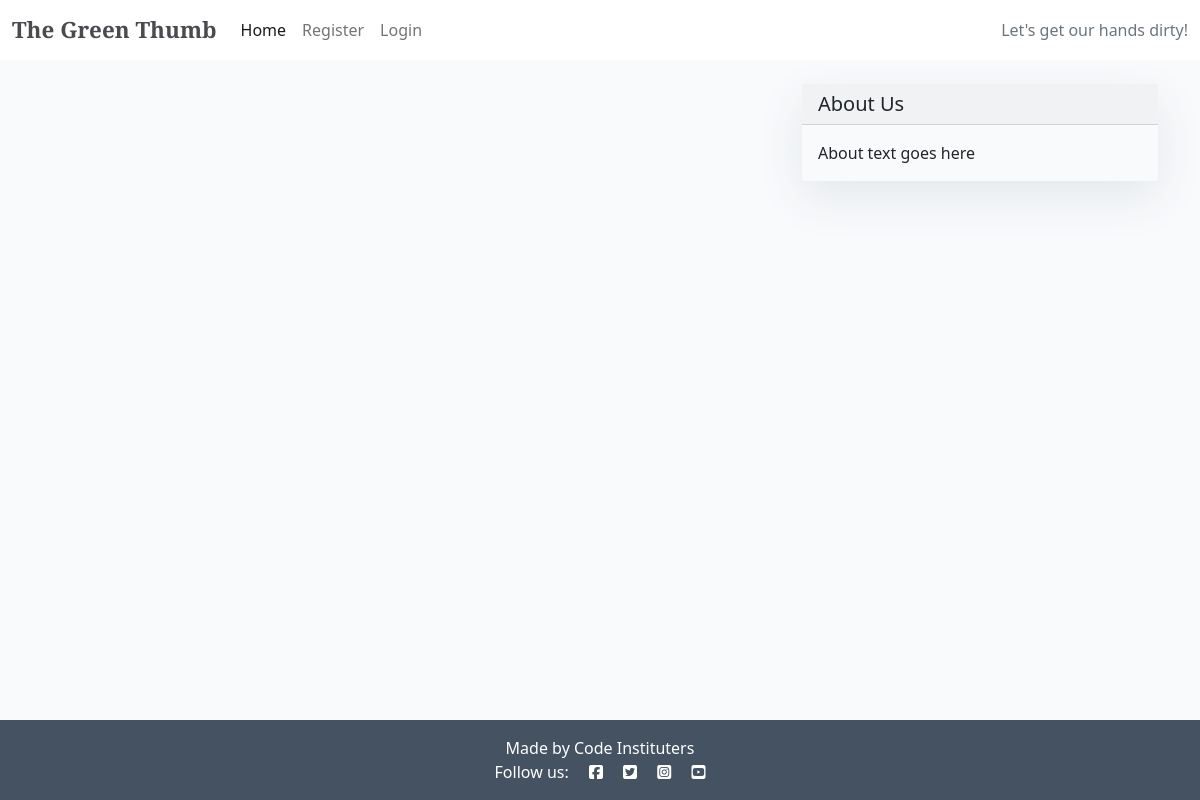
The app's page /, older data.
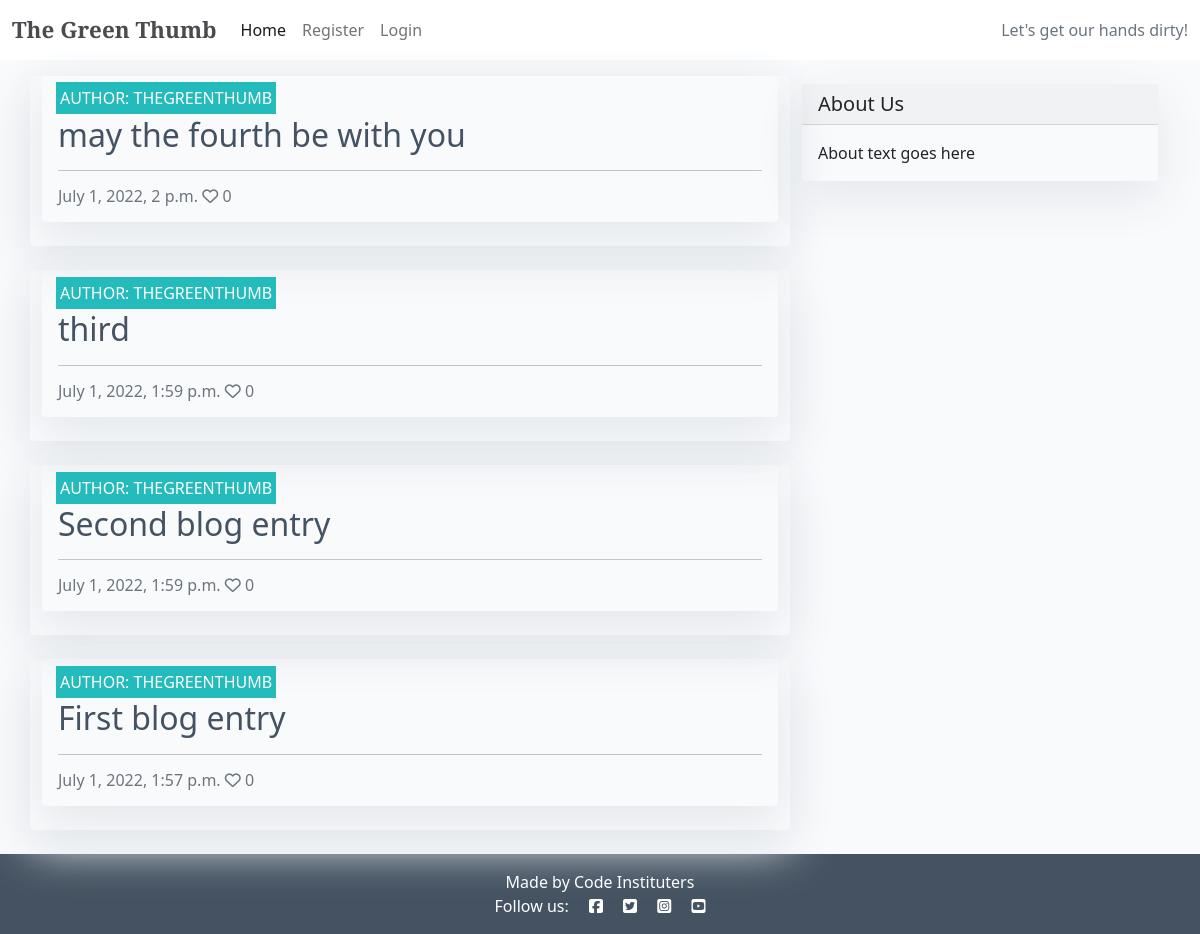
The same page, newer data.
### blog/models.py (models this page shows, shortened)
class BlogPost(models.Model):
    title = models.CharField(
        max_length=200, unique=True, null=False, blank=False)
    slug = models.SlugField(max_length=200, unique=True)
    author = models.ForeignKey(
        User, on_delete=models.CASCADE, related_name='blog_posts',
        default=id(0))
    created_on = models.DateTimeField(auto_now_add=True)
    updated_on = models.DateTimeField(auto_now=True)
    blog_content = models.TextField(default='Start your story here')
    status = models.IntegerField(choices=STATUS, default=0)
    featured_image = CloudinaryField('image', default='placeholder')
    excerpt = models.TextField(blank=True)
    likes = models.ManyToManyField(
        User, related_name='blogpost_like', blank=True)
    class Meta:
        ordering = ['-created_on']
    def number_of_likes(self):
        return self.likes.count()

### blog/views.py (the view)
# urls.py: path('', views.PostList.as_view(), name='home'),
class PostList(generic.ListView):
    model = BlogPost
    queryset = BlogPost.objects.filter(status=1).order_by('-created_on')
    context_object_name = 'post_list'
    template_name = 'index.html'
    paginate_by = 6

### templates/index.html (shortened to what this page needs)
{% extends "base.html" %}
{% block content %}
<div class="container">
    <div class="row">
        <div class="col-md-8 mt-3 left">
            <div class="row">
                {% for post in post_list %}
                <div class="card mb-4">
                    <div class="card mb-4">
                        <div class="card-body">
                            <div class="image-container">
                                <div class="image-flash">
                                    <p class="author">Author: {{ post.author }}</p>
                                </div>
                            </div>
                            <a href="{% url 'post_detail' post.slug %}" class="post-link">
                                <h2 class="card-title">{{ post.title }}</h2>
                            </a>
                            <hr />
                            <p class="card-text text-muted h6">{{ post.created_on}} <i class="far fa-heart"></i>
                                {{ post.number_of_likes }}</p>
                        </div>
                    </div>
                </div>
                {% endfor %}
            </div>
        </div>
        {% block sidebar %}
        {% include 'sidebar.html' %}
        {% endblock sidebar %}
    </div>
</div>
{%endblock%}

### templates/base.html (shortened to what this page needs)
{% load static %}
<!DOCTYPE html>
<html class="h-100">
<head>
    <link rel="stylesheet" href="https://cdnjs.cloudflare.com/ajax/libs/font-awesome/5.15.3/css/all.min.css">
    <link href="https://cdn.jsdelivr.net/npm/bootstrap@5.0.1/dist/css/bootstrap.min.css" rel="stylesheet"
>
    <link rel="stylesheet" href="{% static 'css/style.css' %}">
</head>
<body class="d-flex flex-column h-100 main-bg">
    <nav class="navbar navbar-expand-lg navbar-light bg-white">
        <div class="container-fluid">
            <a class="navbar-brand" href="{% url 'home' %}"><span class="brand">The Green Thumb</span></a>
            <div class="collapse navbar-collapse" id="navbarText">
                <ul class="navbar-nav me-auto mb-2 mb-lg-0">
                    <li class="nav-item">
                        <a class="nav-link active" aria-current="page" href="{% url 'home' %}">Home</a>
                    </li>
                    {% if user.is_authenticated %}
                    <li class="nav-item">
                        <a class="nav-link" href="{% url 'account_logout' %}">Logout</a>
                    </li>
                    {% else %}
                    <li class="nav-item">
                        <a class="nav-link" href="{% url 'account_signup' %}">Register</a>
                    </li>
                    <li class="nav-item">
                        <a class="nav-link" href="{% url 'account_login' %}">Login</a>
                    </li>
                    {% endif %}
                </ul>
                <span class="navbar-text text-muted">
                    Let's get our hands dirty!
                </span>
            </div>
        </div>
    </nav>
    <main class="flex-shrink-0 main-bg">
        {% block content %}{% endblock content %}
    </main>
    <footer class="footer mt-auto py-3 dark-bg">
        <p class="m-0 text-center text-white">Made by Code Instituters</p>
        <p class="m-0 text-center text-white">Follow us: <i class="fab fa-facebook-square ms-3"></i>
            <i class="fab fa-twitter-square ms-3"></i>
            <i class="fab fa-instagram-square ms-3"></i>
            <i class="fab fa-youtube-square ms-3"></i></p>
    </footer>
</body>
</html>

### templates/sidebar.html
{% block sidebar %}
<div class="col-md-4 float-right ">
<div class="card my-4">
        <h5 class="card-header">About Us</h5>
    <div class="card-body">
        <p class="card-text"> About text goes here</p>
    </div>
</div>
</div>
{% endblock sidebar %}

### static/css/style.css (style rules this page uses)
* { margin: 0; padding: 0; border: none; box-sizing: border-box; }
body { background-color: f3e6dc; }
html, body { height: 100%; }
.card { box-shadow: 0 16px 48px #E3E7EB; }
.brand { font-family: 'Playfair Display', serif; font-size: 1.4rem; font-weight: 700; color: #4A4A4F; }
.dark-bg { background-color: #445261; }
.main-bg { background-color: #F9FAFC; }
.card { border: none; background-color: transparent; }
.image-container { position: relative; }
.image-flash { position: absolute; bottom: 5%; min-width: 30%; left: -2px; background-color: #23BBBB; }
.author { color: white; margin: 4px; text-transform: uppercase; }
.post-link { text-decoration: none; color: #445261; }

Row changes from the older to the newer data that the page shows:
added BlogPost: author "THEGREENTHUMB", title "may the fourth be with you", created_on "July 1, 2022, 2 p.m.", number_of_likes "0"
added BlogPost: author "THEGREENTHUMB", title "third", created_on "July 1, 2022, 1:59 p.m.", number_of_likes "0"
added BlogPost: author "THEGREENTHUMB", title "Second blog entry", created_on "July 1, 2022, 1:59 p.m.", number_of_likes "0"
added BlogPost: author "THEGREENTHUMB", title "First blog entry", created_on "July 1, 2022, 1:57 p.m.", number_of_likes "0"
